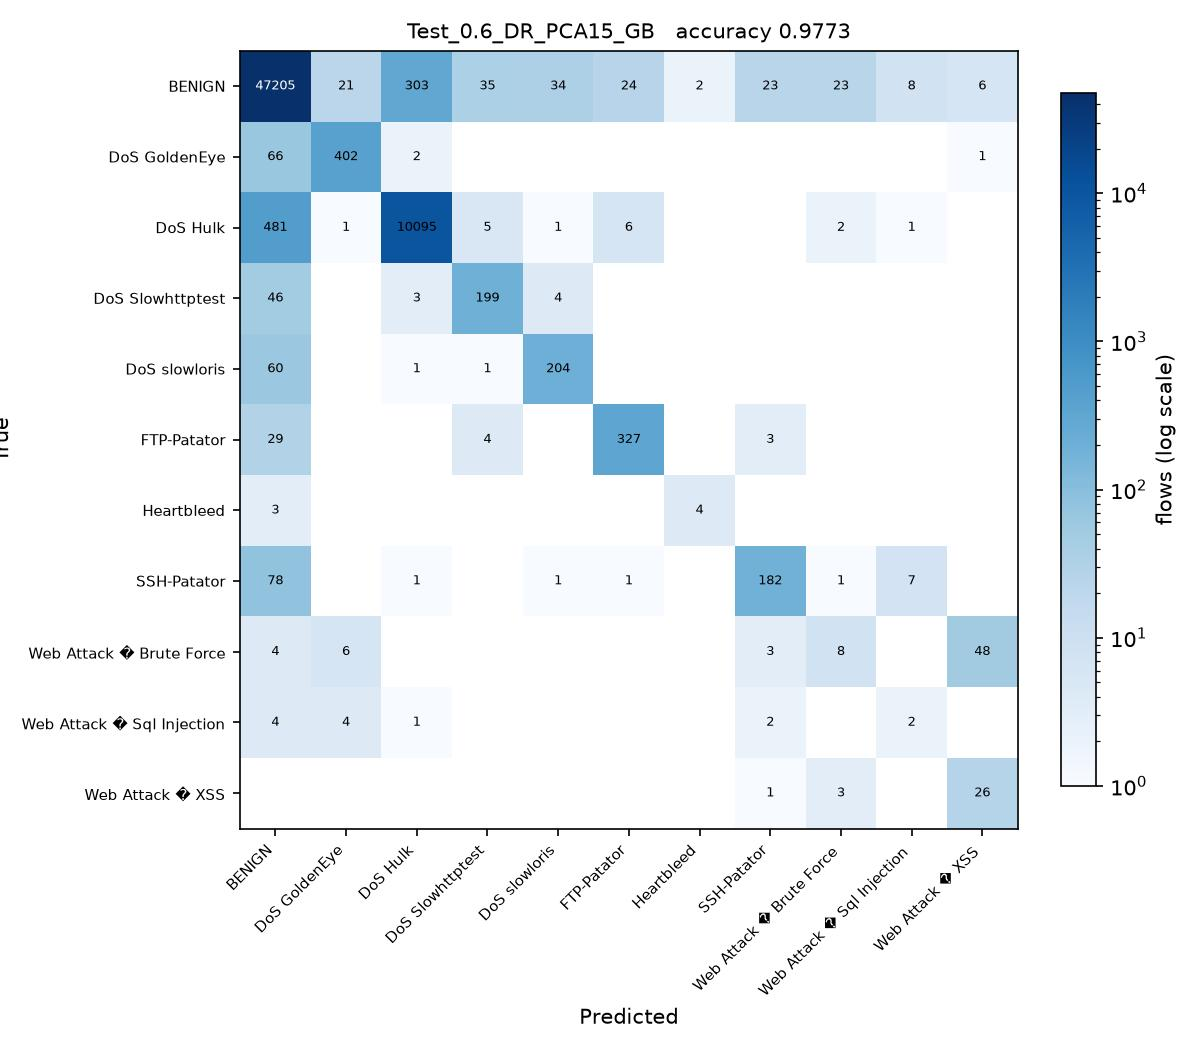

This chart was generated by the following Python code:
# Test_0.6_DR_PCA15_GB.py
#
# Test size 0.6  |  PCA, 15 components  |  Gradient Boosting (sheet #8)
#
# This is SGDC_60_40.py with the changes marked CHANGE below and nothing else.

import os
from pathlib import Path

# CHANGE 1: find the folder holding the three CSV files and run from there, so
# the plain file names below resolve no matter where this script is started
# from or how deeply it sits inside the project folder.
HERE = Path(__file__).resolve().parent
for PROJECT in [HERE, *HERE.parents]:
    if (PROJECT / 'Tuesday-WorkingHours.pcap_ISCX.csv').exists():
        os.chdir(PROJECT)
        break
else:
    raise SystemExit('Put this folder inside the folder that holds the three '
                     'CIC-IDS2017 CSV files, then run the script again.')
import numpy as np
import pandas as pd

df1 = pd.read_csv('Tuesday-WorkingHours.pcap_ISCX.csv', low_memory=True)
df2 = pd.read_csv('Wednesday-workingHours.pcap_ISCX.csv', low_memory=True)
df3 = pd.read_csv('Thursday-WorkingHours-Morning-WebAttacks.pcap_ISCX.csv', low_memory=True)

dataset = pd.concat([df1, df2, df3], ignore_index=True)

dataset.columns = dataset.columns.str.strip()

# CHANGE 2: a stratified sample of 100000 flows, the same for every run.
# Gradient Boosting builds one tree per class per stage on a single core, so all
# 1.3 million flows would take hours per script. At least 50 flows of every
# class are kept, so the rare attacks stay in the split.
label = dataset.columns[-1]
dataset = pd.concat(
    [g.sample(n=min(len(g), max(50, round(100000 * len(g) / len(dataset)))), random_state=0)
     for _, g in dataset.groupby(label)],
    ignore_index=True
)

X = dataset.iloc[:, :-1]
y = dataset.iloc[:, -1]

X = X.apply(pd.to_numeric, errors='coerce')

X.replace([np.inf, -np.inf], np.nan, inplace=True)

from sklearn.impute import SimpleImputer

imputer = SimpleImputer(missing_values=np.nan, strategy='mean')
X = imputer.fit_transform(X)

from sklearn.preprocessing import LabelEncoder

labelencoder_y = LabelEncoder()
y = labelencoder_y.fit_transform(y)

from sklearn.model_selection import train_test_split

X_train, X_test, y_train, y_test = train_test_split(
    X,
    y,
    test_size=0.6,   # CHANGE 3: test size
    random_state=0,
    stratify=y
)

# CHANGE 4: PCA, from PCA_LDA_KErnel_PCA_CODE.pdf (fit only on training data)
from sklearn.decomposition import PCA

pca = PCA(n_components=15)
X_train = pca.fit_transform(X_train)
X_test = pca.transform(X_test)

# CHANGE 5: Gradient Boosting (sheet #8) in place of SGDClassifier
from sklearn.ensemble import GradientBoostingClassifier

# random_state=0 is the only addition to the sheet: without a seed the trees
# break ties between equally good splits at random, so a rerun gives
# different numbers (by several points on these components).
classifier = GradientBoostingClassifier(random_state=0)

classifier.fit(X_train, y_train)

y_pred = classifier.predict(X_test) 

from sklearn.metrics import confusion_matrix
from sklearn.metrics import accuracy_score
from sklearn.metrics import precision_score
from sklearn.metrics import recall_score
from sklearn.metrics import f1_score
from sklearn.metrics import classification_report

cm = confusion_matrix(y_test, y_pred)

print("Confusion Matrix:\n")
print(cm)

print("\nAccuracy : {:.4f}".format(accuracy_score(y_test, y_pred)))
print("\nPrecision : {:.4f}".format(precision_score(y_test, y_pred, average='weighted')))
print("\nRecall : {:.4f}".format(recall_score(y_test, y_pred, average='weighted')))
print("\nF1 Score : {:.4f}".format(f1_score(y_test, y_pred, average='weighted')))

print("\nClassification Report:\n")
print(classification_report(y_test, y_pred))

# CHANGE 6: save the confusion matrix as Test_0.6_DR_PCA15_GB.jpg and record the result
import matplotlib
matplotlib.use('Agg')
import matplotlib.pyplot as plt
from matplotlib.colors import LogNorm

here = HERE                     # the folder this script sits in
names = [str(c) for c in labelencoder_y.classes_]
fig, ax = plt.subplots(figsize=(8, 7))
im = ax.imshow(cm, cmap='Blues', norm=LogNorm(vmin=1))
ax.set_xticks(range(len(names)), names, rotation=45, ha='right', fontsize=7)
ax.set_yticks(range(len(names)), names, fontsize=7)
ax.set_xlabel('Predicted')
ax.set_ylabel('True')
ax.set_title('Test_0.6_DR_PCA15_GB   accuracy {:.4f}'.format(accuracy_score(y_test, y_pred)), fontsize=10)
for i in range(cm.shape[0]):
    for j in range(cm.shape[1]):
        if cm[i, j]:
            ax.text(j, i, cm[i, j], ha='center', va='center', fontsize=6,
                    color='white' if cm[i, j] > cm.max() / 3 else 'black')
fig.colorbar(im, ax=ax, fraction=0.04, label='flows (log scale)')
fig.tight_layout()
fig.savefig(here / 'Test_0.6_DR_PCA15_GB.jpg', dpi=150)
plt.close(fig)

row = pd.DataFrame([{
    'Test': 0.6, 'DR': 'PCA15', 'Clas': 'GB',
    'Acc': round(accuracy_score(y_test, y_pred), 4),
    'Pre': round(precision_score(y_test, y_pred, average='weighted'), 4),
    'Rec': round(recall_score(y_test, y_pred, average='weighted'), 4),
    'F1': round(f1_score(y_test, y_pred, average='weighted'), 4),
    'script': 'Test_0.6_DR_PCA15_GB',
}])
# one file per run, so several scripts can run at the same time without
# overwriting each other. 21_run_45_mix.py merges them into the Excel sheet.
out = PROJECT / 'results' / 'parts_mix' / 'Test_0.6_DR_PCA15_GB.csv'
out.parent.mkdir(parents=True, exist_ok=True)
row.to_csv(out, index=False)
